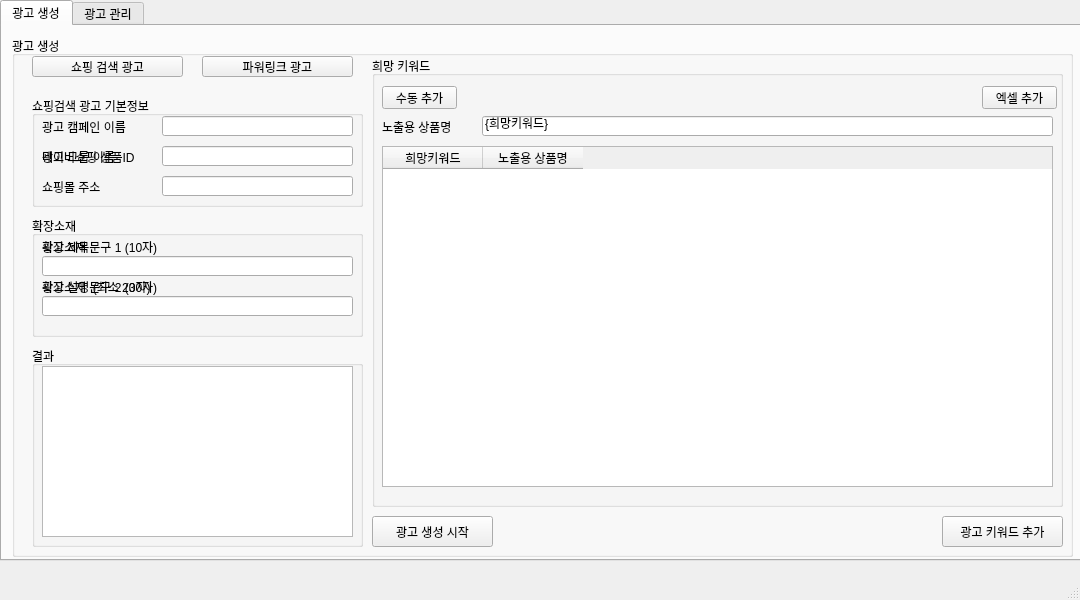
<?xml version="1.0" encoding="UTF-8"?>
<ui version="4.0">
 <class>MainWindow</class>
 <widget class="QMainWindow" name="MainWindow">
  <property name="geometry">
   <rect>
    <x>0</x>
    <y>0</y>
    <width>1080</width>
    <height>600</height>
   </rect>
  </property>
  <property name="windowTitle">
   <string>MainWindow</string>
  </property>
  <widget class="QWidget" name="centralwidget">
   <widget class="QTabWidget" name="tabWidget">
    <property name="geometry">
     <rect>
      <x>0</x>
      <y>0</y>
      <width>1081</width>
      <height>561</height>
     </rect>
    </property>
    <property name="autoFillBackground">
     <bool>false</bool>
    </property>
    <property name="currentIndex">
     <number>0</number>
    </property>
    <widget class="QWidget" name="tab">
     <attribute name="title">
      <string>광고 생성</string>
     </attribute>
     <widget class="QGroupBox" name="groupBox">
      <property name="geometry">
       <rect>
        <x>10</x>
        <y>10</y>
        <width>1061</width>
        <height>521</height>
       </rect>
      </property>
      <property name="title">
       <string>광고 생성</string>
      </property>
      <widget class="QPushButton" name="search_add_btn">
       <property name="geometry">
        <rect>
         <x>20</x>
         <y>20</y>
         <width>151</width>
         <height>21</height>
        </rect>
       </property>
       <property name="text">
        <string>쇼핑 검색 광고</string>
       </property>
      </widget>
      <widget class="QPushButton" name="link_add_btn">
       <property name="geometry">
        <rect>
         <x>190</x>
         <y>20</y>
         <width>151</width>
         <height>21</height>
        </rect>
       </property>
       <property name="text">
        <string>파워링크 광고</string>
       </property>
      </widget>
      <widget class="QGroupBox" name="info_groupbox">
       <property name="geometry">
        <rect>
         <x>20</x>
         <y>60</y>
         <width>331</width>
         <height>111</height>
        </rect>
       </property>
       <property name="title">
        <string>쇼핑검색 광고 기본정보</string>
       </property>
       <widget class="QLabel" name="label1">
        <property name="enabled">
         <bool>true</bool>
        </property>
        <property name="geometry">
         <rect>
          <x>10</x>
          <y>20</y>
          <width>101</width>
          <height>21</height>
         </rect>
        </property>
        <property name="text">
         <string>광고 캠페인 이름</string>
        </property>
       </widget>
       <widget class="QLabel" name="search_label1">
        <property name="geometry">
         <rect>
          <x>10</x>
          <y>50</y>
          <width>101</width>
          <height>21</height>
         </rect>
        </property>
        <property name="text">
         <string>네이버쇼핑 상품ID</string>
        </property>
       </widget>
       <widget class="QLabel" name="label_3">
        <property name="geometry">
         <rect>
          <x>10</x>
          <y>80</y>
          <width>101</width>
          <height>21</height>
         </rect>
        </property>
        <property name="text">
         <string>쇼핑몰 주소</string>
        </property>
       </widget>
       <widget class="QLineEdit" name="lineEdit">
        <property name="geometry">
         <rect>
          <x>130</x>
          <y>20</y>
          <width>191</width>
          <height>20</height>
         </rect>
        </property>
       </widget>
       <widget class="QLineEdit" name="lineEdit_2">
        <property name="geometry">
         <rect>
          <x>130</x>
          <y>50</y>
          <width>191</width>
          <height>20</height>
         </rect>
        </property>
       </widget>
       <widget class="QLineEdit" name="lineEdit_3">
        <property name="geometry">
         <rect>
          <x>130</x>
          <y>80</y>
          <width>191</width>
          <height>20</height>
         </rect>
        </property>
       </widget>
       <widget class="QLabel" name="link_label1">
        <property name="geometry">
         <rect>
          <x>10</x>
          <y>50</y>
          <width>101</width>
          <height>21</height>
         </rect>
        </property>
        <property name="text">
         <string>광고 그룹 이름</string>
        </property>
       </widget>
      </widget>
      <widget class="QGroupBox" name="material_groupbox">
       <property name="geometry">
        <rect>
         <x>20</x>
         <y>180</y>
         <width>331</width>
         <height>121</height>
        </rect>
       </property>
       <property name="title">
        <string>확장소재</string>
       </property>
       <widget class="QLabel" name="search_label2">
        <property name="geometry">
         <rect>
          <x>10</x>
          <y>20</y>
          <width>191</width>
          <height>21</height>
         </rect>
        </property>
        <property name="text">
         <string>확장소재 문구 1 (10자)</string>
        </property>
       </widget>
       <widget class="QLineEdit" name="lineEdit_5">
        <property name="geometry">
         <rect>
          <x>10</x>
          <y>40</y>
          <width>311</width>
          <height>20</height>
         </rect>
        </property>
       </widget>
       <widget class="QLabel" name="search_label3">
        <property name="geometry">
         <rect>
          <x>10</x>
          <y>60</y>
          <width>191</width>
          <height>21</height>
         </rect>
        </property>
        <property name="text">
         <string>확장소재 문구 2 (30자)</string>
        </property>
       </widget>
       <widget class="QLineEdit" name="lineEdit_6">
        <property name="geometry">
         <rect>
          <x>10</x>
          <y>80</y>
          <width>311</width>
          <height>20</height>
         </rect>
        </property>
       </widget>
       <widget class="QLabel" name="link_label2">
        <property name="geometry">
         <rect>
          <x>10</x>
          <y>20</y>
          <width>191</width>
          <height>21</height>
         </rect>
        </property>
        <property name="text">
         <string>광고 제목</string>
        </property>
       </widget>
       <widget class="QLabel" name="link_label3">
        <property name="geometry">
         <rect>
          <x>10</x>
          <y>60</y>
          <width>191</width>
          <height>21</height>
         </rect>
        </property>
        <property name="text">
         <string>광고 설명 (최소 20자)</string>
        </property>
       </widget>
      </widget>
      <widget class="QGroupBox" name="groupBox_4">
       <property name="geometry">
        <rect>
         <x>20</x>
         <y>310</y>
         <width>331</width>
         <height>201</height>
        </rect>
       </property>
       <property name="title">
        <string>결과</string>
       </property>
       <widget class="QTextBrowser" name="textBrowser">
        <property name="geometry">
         <rect>
          <x>10</x>
          <y>20</y>
          <width>311</width>
          <height>171</height>
         </rect>
        </property>
       </widget>
      </widget>
      <widget class="QGroupBox" name="groupBox_5">
       <property name="geometry">
        <rect>
         <x>360</x>
         <y>20</y>
         <width>691</width>
         <height>451</height>
        </rect>
       </property>
       <property name="title">
        <string>희망 키워드</string>
       </property>
       <widget class="QPushButton" name="pushButton_3">
        <property name="geometry">
         <rect>
          <x>10</x>
          <y>30</y>
          <width>75</width>
          <height>23</height>
         </rect>
        </property>
        <property name="text">
         <string>수동 추가</string>
        </property>
       </widget>
       <widget class="QPushButton" name="pushButton_4">
        <property name="geometry">
         <rect>
          <x>610</x>
          <y>30</y>
          <width>75</width>
          <height>23</height>
         </rect>
        </property>
        <property name="text">
         <string>엑셀 추가</string>
        </property>
       </widget>
       <widget class="QLabel" name="label_4">
        <property name="geometry">
         <rect>
          <x>10</x>
          <y>60</y>
          <width>101</width>
          <height>21</height>
         </rect>
        </property>
        <property name="text">
         <string>노출용 상품명</string>
        </property>
       </widget>
       <widget class="QLineEdit" name="expose_textbox">
        <property name="enabled">
         <bool>true</bool>
        </property>
        <property name="geometry">
         <rect>
          <x>110</x>
          <y>60</y>
          <width>571</width>
          <height>20</height>
         </rect>
        </property>
        <property name="text">
         <string>{희망키워드}</string>
        </property>
        <property name="readOnly">
         <bool>false</bool>
        </property>
       </widget>
       <widget class="QTableWidget" name="tableWidget">
        <property name="geometry">
         <rect>
          <x>10</x>
          <y>90</y>
          <width>671</width>
          <height>341</height>
         </rect>
        </property>
        <column>
         <property name="text">
          <string>희망키워드</string>
         </property>
        </column>
        <column>
         <property name="text">
          <string>노출용 상품명</string>
         </property>
        </column>
       </widget>
      </widget>
      <widget class="QPushButton" name="pushButton_5">
       <property name="geometry">
        <rect>
         <x>360</x>
         <y>480</y>
         <width>121</width>
         <height>31</height>
        </rect>
       </property>
       <property name="text">
        <string>광고 생성 시작</string>
       </property>
      </widget>
      <widget class="QPushButton" name="pushButton_6">
       <property name="geometry">
        <rect>
         <x>930</x>
         <y>480</y>
         <width>121</width>
         <height>31</height>
        </rect>
       </property>
       <property name="text">
        <string>광고 키워드 추가</string>
       </property>
      </widget>
     </widget>
    </widget>
    <widget class="QWidget" name="tab_2">
     <attribute name="title">
      <string>광고 관리</string>
     </attribute>
    </widget>
   </widget>
  </widget>
  <widget class="QMenuBar" name="menubar">
   <property name="geometry">
    <rect>
     <x>0</x>
     <y>0</y>
     <width>1080</width>
     <height>21</height>
    </rect>
   </property>
  </widget>
  <widget class="QStatusBar" name="statusbar"/>
 </widget>
 <resources/>
 <connections/>
</ui>
